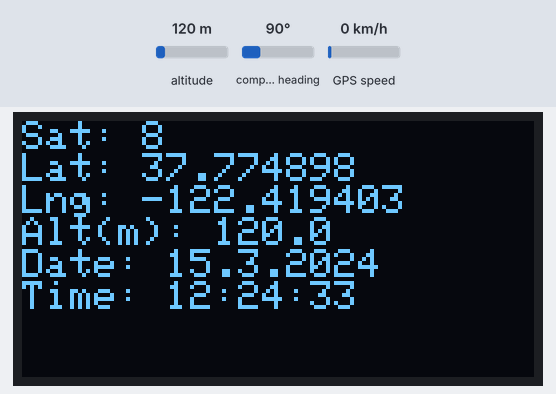
Bench run of a sketch on a simulated Arduino Uno, built with avr-gcc and run on an emulated ATmega328P. Shown: 128×64 one-colour display. The test bench sets the inputs (shaded band); at power-on: altitude 120 m, compass heading 90°, GPS speed 0 km/h. The display library's start-up logo is not drawn; the GPS gets a fix after 3 s at 37.7749, -122.4194 with 8 satellites; what the sketch prints to the serial monitor is not drawn.

Above: at 3.7 s.
3.8 s: altitude set to 20 m
At 5.9 s:
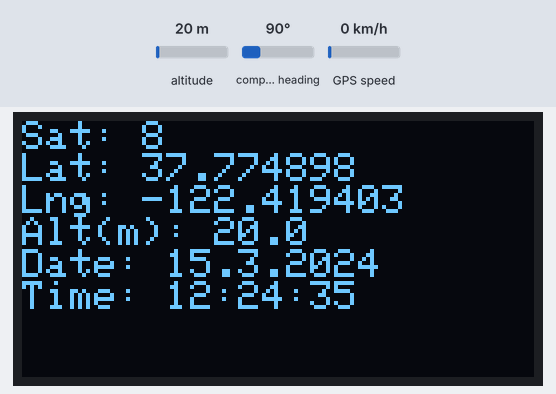
7.8 s: altitude set to 250 m
At 10.1 s:
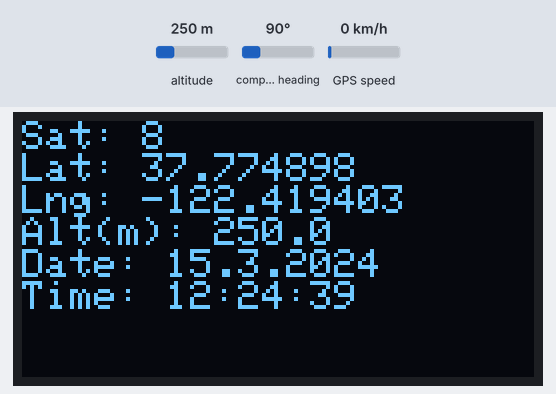
11.8 s: altitude set to 500 m
At 14.4 s:
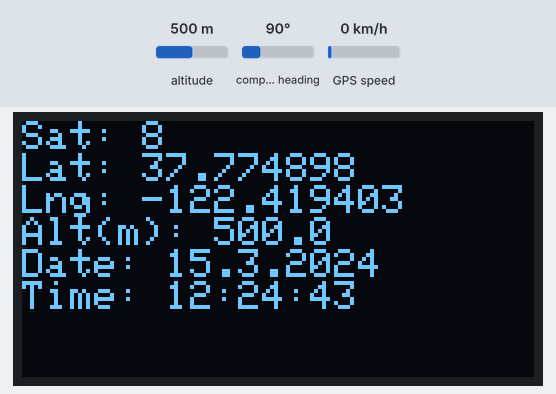
Timing chart, 0 to 15.9 s (numbered marks = the images above; inputs shaded):
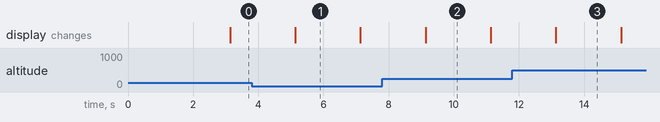

The sketch:

ArduinoNanoGpswithOled.ino
```cpp
#include "TinyGPS++.h"
#include "SoftwareSerial.h"
#include <Adafruit_GFX.h>
#include <Adafruit_SSD1306.h>

#define OLED_RESET    -1
Adafruit_SSD1306 display(OLED_RESET);

SoftwareSerial serial_connection(5,6); //tx,rx
TinyGPSPlus gps; // GPS object to process the NMEA data
unsigned long lastDisplayTime = 0;
const unsigned long displayInterval = 2000; // Zobraziť údaje každých 10 sekúnd

void setup()
{
  display.begin(SSD1306_SWITCHCAPVCC, 0x3C);  // Inicializácia OLED displeja
  display.display();
  delay(2000);
  display.clearDisplay();

  Serial.begin(9600);
  serial_connection.begin(9600);
  Serial.println("GPS Start");
}

void loop()
{
  while(serial_connection.available())
  {
    gps.encode(serial_connection.read());
  }

  unsigned long currentMillis = millis();

  if(gps.location.isUpdated() && (currentMillis - lastDisplayTime >= displayInterval))
  {
    lastDisplayTime = currentMillis;

    display.clearDisplay();
    display.setTextSize(1);      // Veľkosť písma
    display.setTextColor(SSD1306_WHITE);
    display.setCursor(0,0);

    display.print("Sat: ");
    display.println(gps.satellites.value());
    display.print("Lat: ");
    display.println(gps.location.lat(), 6);
    display.print("Lng: ");
    display.println(gps.location.lng(), 6);
    display.print("Alt(m): ");
    display.println(gps.altitude.meters(), 1);

    if (gps.date.isValid() && gps.time.isValid())
    {
      display.print("Date: ");
      display.print(gps.date.day());
      display.print(".");
      display.print(gps.date.month());
      display.print(".");
      display.println(gps.date.year());

      display.print("Time: ");
      int8_t adjustedHour = gps.time.hour() + 2; // časové pásmo (+2 hodiny)
      if (adjustedHour < 10) display.print("0");
      display.print(adjustedHour);
      display.print(":");
      if (gps.time.minute() < 10) display.print("0");
      display.print(gps.time.minute());
      display.print(":");
      if (gps.time.second() < 10) display.print("0");
      display.print(gps.time.second());
      display.display();
    }

    display.display();
  }
}
```

Measured:
- what the display in image 1 shows lasts 2.0 s, from 5.1 s to 7.1 s
